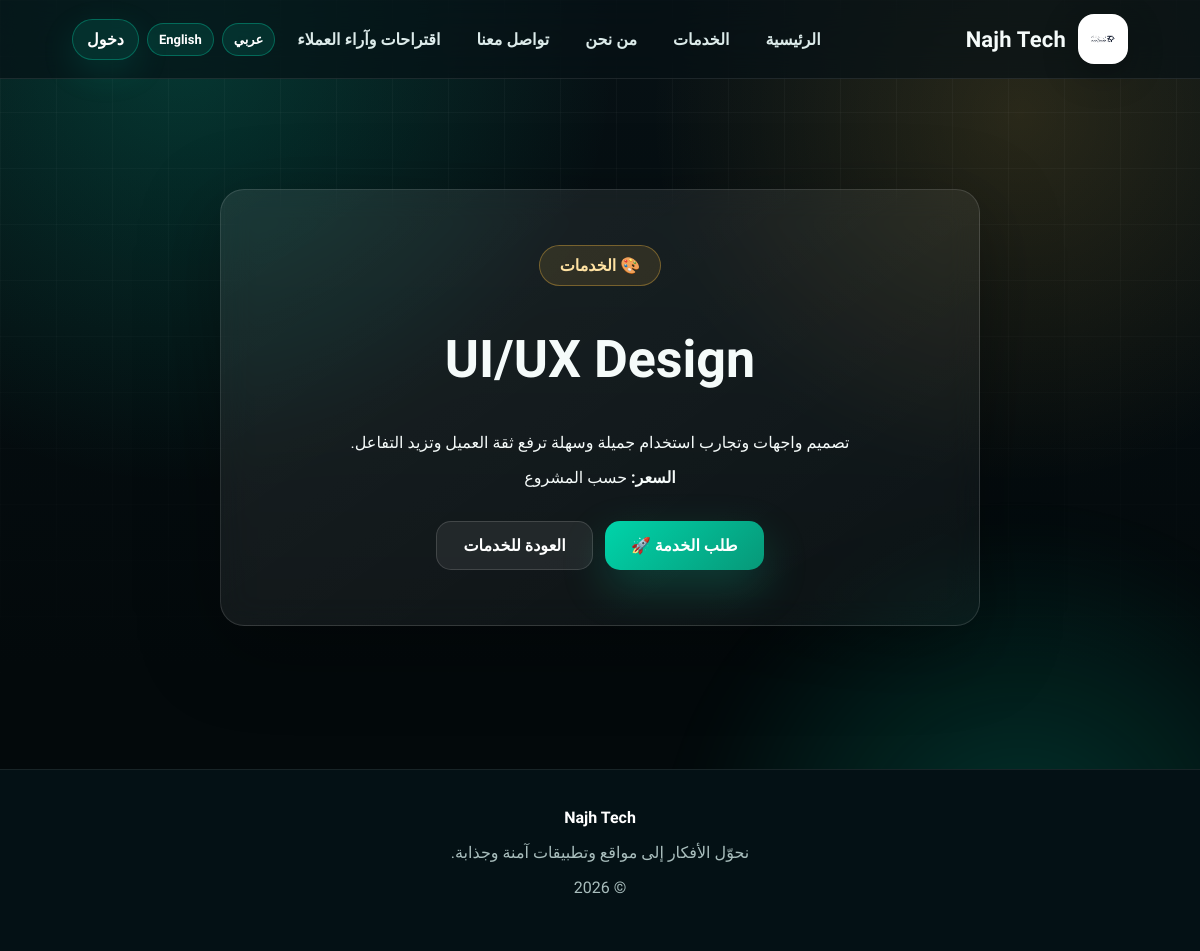
/service/1, run on the app's committed database.
### tables this page shows
CREATE TABLE services (id INTEGER PRIMARY KEY AUTOINCREMENT, name TEXT NOT NULL, description TEXT NOT NULL, price TEXT, status TEXT NOT NULL DEFAULT "active", icon TEXT, created_at TEXT NOT NULL);

### app.py (the view)
@app.route('/service/<int:service_id>')
def service_detail(service_id):
    service = db().execute('SELECT * FROM services WHERE id=?', (service_id,)).fetchone()
    if not service:
        return render_template('404.html'), 404
    return render_template('service_detail.html', service=service)

### app.py (called while the page is built)
def current_lang():
    code = session.get('lang', 'ar')
    return code if code in TRANSLATIONS else 'ar'

@app.context_processor
def inject_language():
    code = current_lang()
    return {'lang': code, 'dir': 'rtl' if code == 'ar' else 'ltr', 't': TRANSLATIONS[code]}

def db():
    if 'db' not in g:
        g.db = sqlite3.connect(DB_PATH)
        g.db.row_factory = sqlite3.Row
    return g.db

def validate_csrf():
    if request.method == 'POST' and request.form.get('_csrf') != session.get('_csrf'):
        abort(400)

@app.before_request
def before_request():
    validate_csrf()

@app.after_request
def security_headers(resp):
    resp.headers['X-Content-Type-Options'] = 'nosniff'
    resp.headers['X-Frame-Options'] = 'DENY'
    resp.headers['Referrer-Policy'] = 'strict-origin-when-cross-origin'
    resp.headers['Permissions-Policy'] = 'camera=(), microphone=(), geolocation=()'
    resp.headers['Content-Security-Policy'] = "default-src 'self'; style-src 'self' https://fonts.googleapis.com 'unsafe-inline'; font-src https://fonts.gstatic.com; script-src 'self'; img-src 'self' data:"
    return resp

### templates/service_detail.html (shortened to what this page needs)
{% extends "base.html" %}
{% block content %}
<section class="section detail-grid top-space">
  <div class="glass-card detail-box reveal show">
    <span class="badge">{{ service.icon }} {{ t.services }}</span>
    <h1>{{ service.name }}</h1>
    <p>{{ service.description }}</p>
    <p><strong>{{ t.price }}:</strong> {{ service.price }}</p>
    <div class="hero-actions">
      <a class="btn" href="{{ url_for('request_service', service_id=service.id) }}">{{ t.request_service }} 🚀</a>
      <a class="btn ghost" href="{{ url_for('services') }}">{{ t.back_to_services }}</a>
    </div>
  </div>
</section>
{% endblock %}

### static/css/style.css (style rules this page uses)
:root { --bg:#071115;--bg2:#0b1b20;--surface:#0f2228;--surface2:#132d34;--glass:rgba(255,255,255,.065); --line:rgba(255,255,255,.13);--text:#f5fbfa;--muted:#a8bfc0;--soft:#dbe9e8; --accent:#00d4aa;--accent2:#ffbf3f;--accent3:#38bdf8;--danger:#ef4444;--ok:#22c55e; --shadow:0 22px 80px rgba(0,0,0,.35);--radius:24px;--max:1180px; }
* { box-sizing:border-box }
html { scroll-behavior:smooth }
body { margin:0;font-family:Tajawal,Arial,sans-serif;background:radial-gradient(circle at 15% 5%,rgba(0,212,170,.2),transparent 32%),radial-gradient(circle at 85% 12%,rgba(255,191,63,.14),transparent 28%),linear-gradient(180deg,var(--bg),#03090b 70%);color:var(--text);overflow-x:hidden }
a { text-decoration:none;color:inherit }
body:before { content:"";position:fixed;inset:0;background-image:linear-gradient(rgba(255,255,255,.035) 1px,transparent 1px),linear-gradient(90deg,rgba(255,255,255,.035) 1px,transparent 1px);background-size:56px 56px;mask-image:linear-gradient(to bottom,black,transparent 78%);pointer-events:none;z-index:-3 }
.badge { display:inline-flex;align-items:center;gap:8px;background:rgba(255,191,63,.11);border:1px solid rgba(255,191,63,.35);color:#ffe2a2;padding:10px 20px;border-radius:999px;font-weight:900 }
.hero-actions { display:flex;gap:12px;justify-content:center;flex-wrap:wrap;margin-top:34px }
.btn,button { display:inline-flex;align-items:center;justify-content:center;gap:8px;border:0;border-radius:15px;padding:14px 26px;background:linear-gradient(135deg,var(--accent),#079878);color:#fff;font-weight:900;cursor:pointer;box-shadow:0 18px 45px rgba(0,212,170,.22);font-family:inherit;font-size:16px;transition:.22s ease }
.ghost { background:rgba(255,255,255,.07);border:1px solid rgba(255,255,255,.14);box-shadow:none }
.section { max-width:var(--max);margin:auto;padding:88px 20px }
.top-space { padding-top:110px }
.glass-card { background:linear-gradient(145deg,rgba(255,255,255,.085),rgba(255,255,255,.035));border:1px solid var(--line);border-radius:var(--radius);box-shadow:var(--shadow);backdrop-filter:blur(16px) }
.reveal { opacity:0;transform:translateY(26px);transition:.75s ease }
.reveal.show { opacity:1;transform:none }
.detail-grid { display:grid;grid-template-columns:minmax(300px,760px);justify-content:center }
.detail-box { padding:55px;text-align:center }
.detail-box h1 { font-size:52px }

### data on the page
services: icon "🎨", name "UI/UX Design", description "تصميم واجهات وتجارب استخدام جميلة وسهلة ترفع ثقة العميل وتزيد التفاعل.", price "حسب المشروع"

### other printed values
{{ t.brand }} "Najh Tech"
{{ t.home }} "الرئيسية"
{{ t.services }} "الخدمات"
{{ t.about }} "من نحن"
{{ t.contact }} "تواصل معنا"
{{ t.feedback }} "اقتراحات وآراء العملاء"
{{ t.login }} "دخول"
{{ t.price }} "السعر"
{{ t.request_service }} "طلب الخدمة"
{{ t.back_to_services }} "العودة للخدمات"
{{ t.footer }} "نحوّل الأفكار إلى مواقع وتطبيقات آمنة وجذابة."
